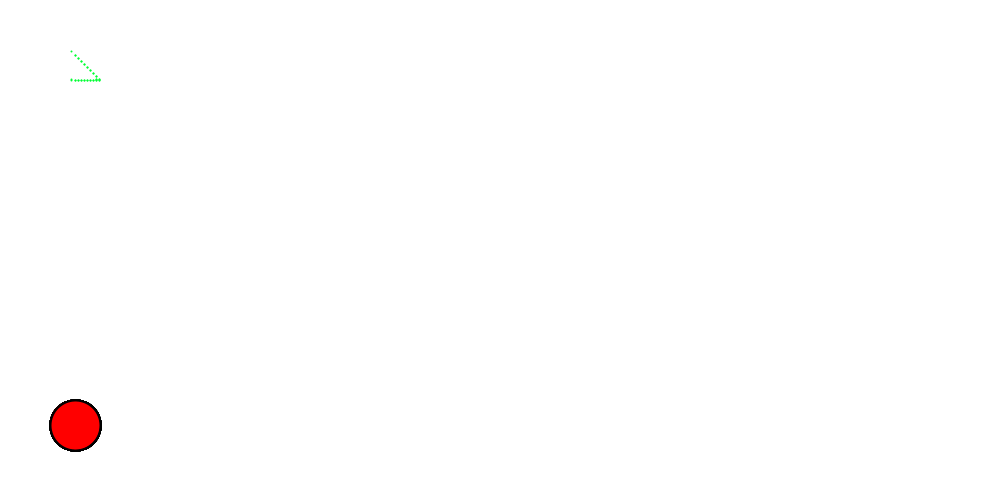
Frame 1 (no input)
Frame 60 (the mouse pressed at the canvas centre just before this capture): identical to frame 1, image omitted
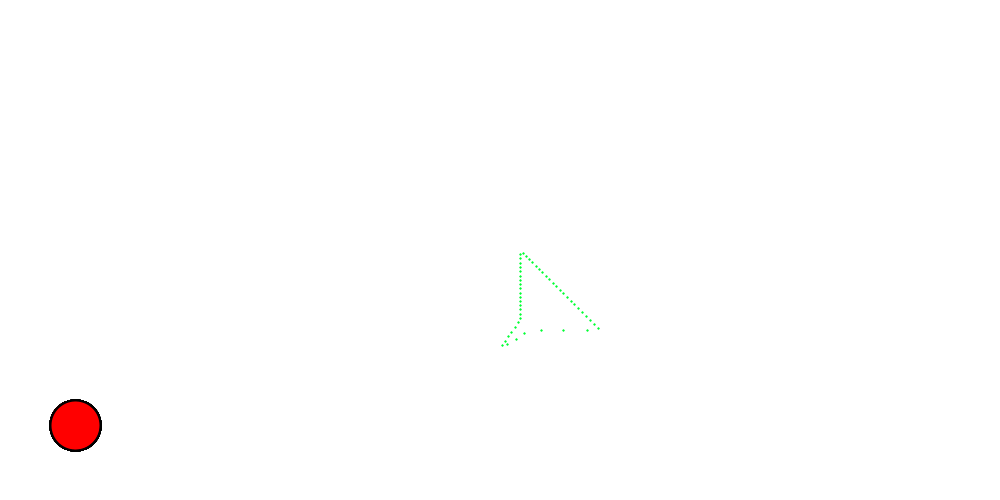
Frame 120 (the mouse held since frame 60 and released just before this capture)

The Processing sketch that drew these frames (run headless with seeded random() and noise(); from frame 60 on, the mouse is pressed at the canvas centre):

// Processing sketch: Radar
// ── Radar.pde


public void setup() {
  size(1000,500);
  background(255);
}

float currentDegree = 0f;
float speed = -PI/360f;
PVector[] polygon = {new PVector(0,5).mult(20), new PVector(1.5,4).mult(20), new PVector(5,4).mult(20), new PVector(1,0).mult(20), new PVector(1,3.5).mult(20)};

public void draw() {
  background(255);
  for (PVector v : polygon) {
    v.x += mouseX - pmouseX;
    v.y += mouseY - pmouseY;
  }
  for(int i = 0; i < 360; i++) {
  currentDegree += speed;
  if(currentDegree < -PI/2f || currentDegree > 0) {
    speed *= -1;
  }
  
  float x2 = 75 + cos(currentDegree)*1000,y2 = 425 + sin(currentDegree)*1000;
  
  ArrayList<PVector> hits = polyLine(polygon, 75, 425, x2, y2);
  PVector closestHit = null;
  if(hits.size() > 0) {
    closestHit = hits.get(0);
    for(PVector hit: hits) {
      point(hit.x, hit.y);
      if(dist(hit.x, hit.y, 75, 245) < dist(closestHit.x, closestHit.y, 75, 245)) {
        closestHit = hit;
      }
    }
  }
  
  //fill(255,1);
  //noStroke();
  //rect(0,0,width,height);
  fill(255,0,0);
  stroke(0);
  strokeWeight(2);
  circle(75,425,50);
  fill(0,0,255);
  //beginShape();
  //for (PVector v : polygon) {
  //  vertex(v.x, v.y);
  //}
  //endShape(CLOSE);
  if(closestHit != null) {
    //circle(closestHit.x, closestHit.y, 10);
  }
  
  stroke(0,255,50);
  //line(75,425, x2, y2);
  }
}

// POLYGON/LINE
ArrayList<PVector> polyLine(PVector[] vertices, float x1, float y1, float x2, float y2) {

  // go through each of the vertices, plus the next
  // vertex in the list
  ArrayList<PVector> hits = new ArrayList();
  int next = 0;
  for (int current=0; current<vertices.length; current++) {

    // get next vertex in list
    // if we've hit the end, wrap around to 0
    next = current+1;
    if (next == vertices.length) next = 0;

    // get the PVectors at our current position
    // extract X/Y coordinates from each
    float x3 = vertices[current].x;
    float y3 = vertices[current].y;
    float x4 = vertices[next].x;
    float y4 = vertices[next].y;

    // do a Line/Line comparison
    // if true, return 'true' immediately and
    // stop testing (faster)
    PVector hit = lineLine(x1, y1, x2, y2, x3, y3, x4, y4);
    if (hit != null) {
      hits.add(hit);
    }
  }
  // never got a hit
  return hits;
}

// LINE/LINE
PVector lineLine(float x1, float y1, float x2, float y2, float x3, float y3, float x4, float y4) {

  // calculate the distance to intersection point
  float uA = ((x4-x3)*(y1-y3) - (y4-y3)*(x1-x3)) / ((y4-y3)*(x2-x1) - (x4-x3)*(y2-y1));
  float uB = ((x2-x1)*(y1-y3) - (y2-y1)*(x1-x3)) / ((y4-y3)*(x2-x1) - (x4-x3)*(y2-y1));

  // if uA and uB are between 0-1, lines are colliding
  if (uA >= 0 && uA <= 1 && uB >= 0 && uB <= 1) {

    // optionally, draw a circle where the lines meet
    float intersectionX = x1 + (uA * (x2-x1));
    float intersectionY = y1 + (uA * (y2-y1));

    return new PVector(intersectionX,intersectionY);
  }
  return null;
}
